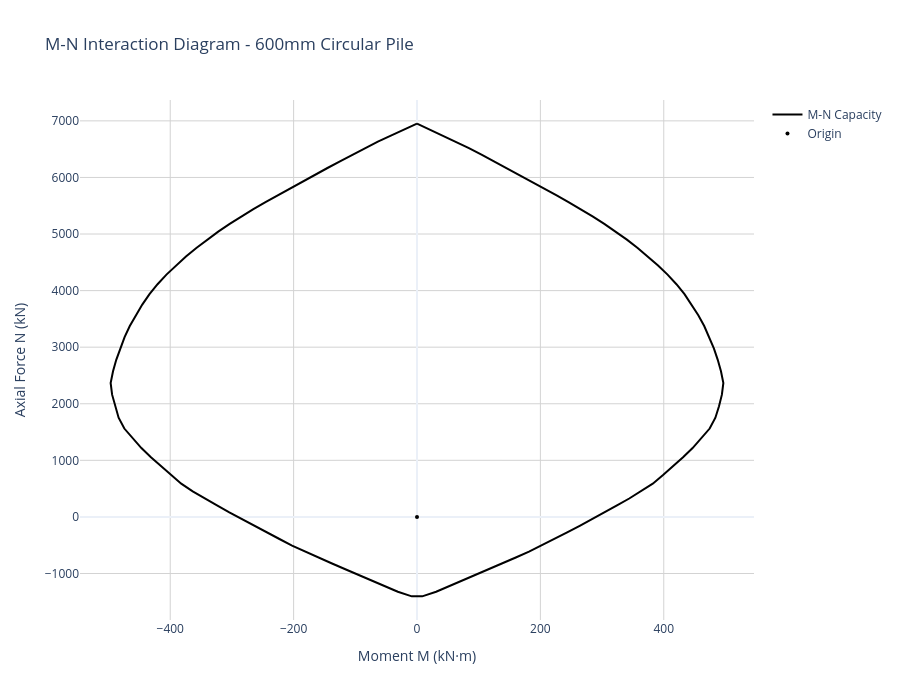

The cell this chart's notebook holds for it:
### Markdown cell above
---
## 3. Bending Check

The bending check forwards to `BendingCheck` with `iterate_z=True` by default.
The sub-check is accessible via `check.bending` for M-N plots and capacity queries.

### 3.1 M-N Interaction Diagram

### Code cell
# Plot the M-N diagram via the sub-check
check.bending.plot_mn(
    title=f"M-N Interaction Diagram - {pile_dia}mm Circular Pile",
    show_metadata=True,
    show=False,
)
